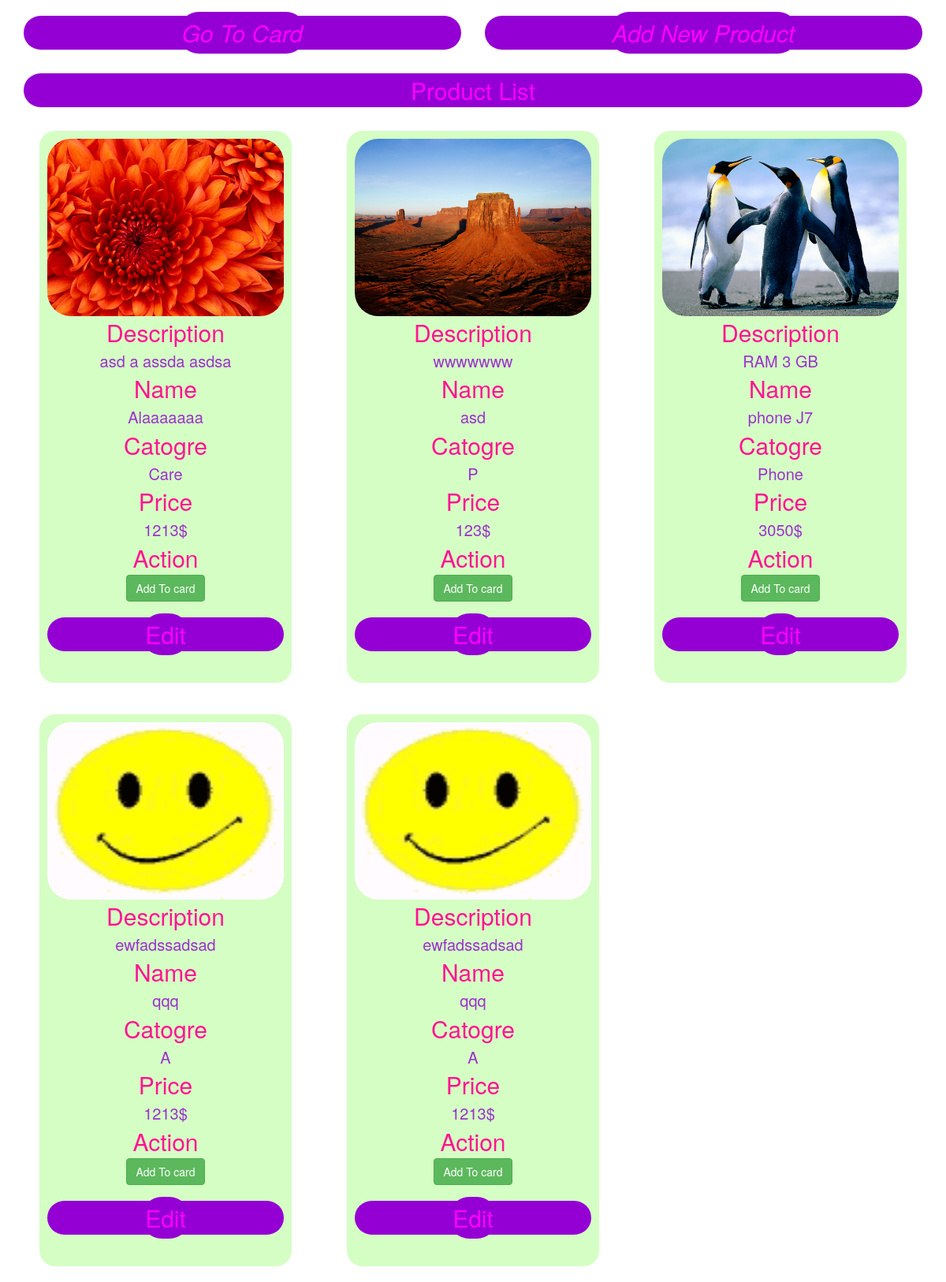
The page /product.php on the database its author committed.
### tables this page shows
CREATE TABLE `products` (
  `prod_id` int(11) NOT NULL,
  `name` varchar(100) NOT NULL,
  `description` varchar(250) NOT NULL,
  `price` decimal(10,0) NOT NULL,
  `photo` varchar(100) DEFAULT NULL,
  `catogre` varchar(40) DEFAULT NULL
);

### database.php (called while the page is built, shortened)
<?php
class database {
    function __construct() {
   	$this->pdo = new PDO("mysql:host=localhost;dbname=datab","root",
   	"",array(PDO::MYSQL_ATTR_INIT_COMMAND => "SET NAMES UTF8"));
     }
      public function getRows($query, $params=array()){
      	        $stmt = $this->pdo->prepare($query);
                $stmt->execute($params);
                return $stmt->fetchAll();
            }
}
$db = new database;
?>

### product.php (the view, shortened to what this page needs)
<!DOCTYPE html>
<html>
<head>
    <link rel="stylesheet" type="text/css" href="css/bootstrap.css">
    <link rel="stylesheet" type="text/css" href="css/style.css">
</head>
<body>
<div class="container">
    <div class="row">
        <div class=" col-xs-6">
            <h1> <i><a href="card.php">Go To Card</a></i></h1>
        </div>
        <div class=" col-xs-6">
            <h1> <i><a href="AddRow.php">Add New Product</a></i></h1>
        </div>
        <div class="col-xs-12">
            <h1>Product List</h1>
        </div>
        <?php
        include_once('database.php');
        $rows = $db->getRows("SELECT * FROM products ORDER BY name ASC", array());
        foreach ($rows as $row) {?>
            <div  class="col-lg-4 col-xs-6" >
                 <div id="id1">
                    <img   src='photos/<?php echo $row['photo']; ?>'  width="300px" height="225px">
              <div align="center">
                  <span>  Description  <br> </span><?php echo $row['description'];?><br>
                   <span>	Name          <br> </span><?php echo $row['name'];?><br>
                   <span>  Catogre       <br> </span><?php echo $row['catogre'];?><br>
                   <span>  Price         <br> </span><?php echo $row['price'];?>$<br>
                <form action="AddRowToCard.php" method="get">
                   <span>   Action        <br> </span>
                    <input type="submit" value="Add To card" class="btn btn-success" ><br>
                    <?php     echo "<td><h1><a href=\"edit.php?id=$row[prod_id]\">Edit</a></h1></td>";?>
                </form>
              </div>
                 </div>
            </div>
            <?php
        }
        ?>
    </div>
</div>
</body>
</html>

### css/style.css (style rules this page uses)
h1,a { font-size: 30px; color:#FF00FF; background-color:#9400D3; border-radius:30px; text-decoration: none; text-align: center; padding:5px; }
#id1 { height: 700px; background-color: rgba(74, 250, 0, 0.23); margin:20px; padding:10px; border-radius: 20px; color: #9932CC; font-size: 20PX; }
span { font-size: 30px; color: #FF1493; }
img { border-radius: 30px; }

### rows shown on the page
products: photo (picture), description "asd a assda asdsa", name "Alaaaaaaa", catogre "Care", price "1213"
products: photo (picture), description "wwwwwww", name "asd", catogre "P", price "123"
products: photo (picture), description "RAM 3 GB", name "phone J7", catogre "Phone", price "3050"
products: photo (picture), description "ewfadssadsad", name "qqq", catogre "A", price "1213"
products: photo (picture), description "ewfadssadsad", name "qqq", catogre "A", price "1213"
